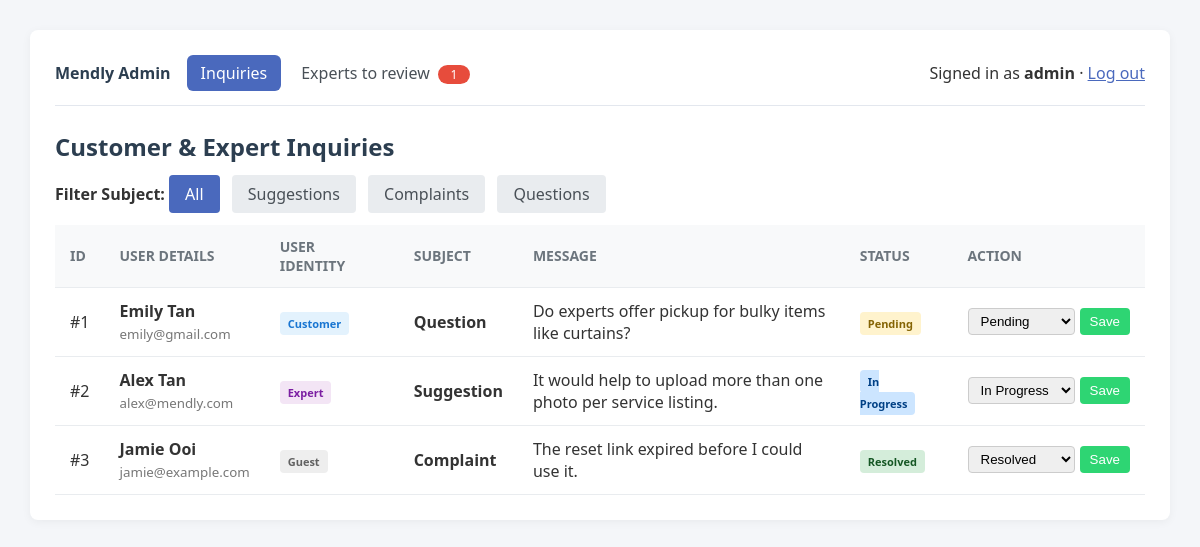
The app's page /admin/inquiries.php (signed in) with its own data.
### tables this page shows
CREATE TABLE inquiries (
    inquiry_id   INT AUTO_INCREMENT PRIMARY KEY,
    full_name    VARCHAR(100) NOT NULL,
    email        VARCHAR(100) NOT NULL,
    user_type    ENUM('Guest', 'Customer', 'Expert') NOT NULL DEFAULT 'Guest',
    subject_type ENUM('Suggestion', 'Complaint', 'Question') NOT NULL,
    message      TEXT NOT NULL,
    status       ENUM('Pending', 'In Progress', 'Resolved') NOT NULL DEFAULT 'Pending',
    created_at   TIMESTAMP DEFAULT CURRENT_TIMESTAMP
);

### includes/helpers.php (called while the page is built, shortened)
<?php
function asset(string $path): string
{
    $file    = dirname(__DIR__) . '/' . ltrim($path, '/');
    $version = is_file($file) ? filemtime($file) : 0;
    return e($path . ($version ? '?v=' . $version : ''));
}
function e($value): string
{
    return htmlspecialchars((string) ($value ?? ''), ENT_QUOTES, 'UTF-8');
}

### admin/inquiries.php (the view, shortened to what this page needs)
<?php
require_once __DIR__ . '/../includes/db.php';
$filterType = $_GET['type'] ?? 'All';
if ($filterType !== 'All' && in_array($filterType, ['Suggestion', 'Complaint', 'Question'])) {
    $stmt = mysqli_prepare($conn, "SELECT * FROM inquiries WHERE subject_type = ? ORDER BY created_at DESC");
    mysqli_stmt_bind_param($stmt, "s", $filterType);
    mysqli_stmt_execute($stmt);
    $result = mysqli_stmt_get_result($stmt);
} else {
    $result = mysqli_query($conn, "SELECT * FROM inquiries ORDER BY created_at DESC");
}
?>
<!DOCTYPE html>
<html lang="en">
<head>
    <link rel="stylesheet" href="../<?php echo asset('assets/css/admin.css'); ?>">
</head>
<body>
    <div class="container">
        <?php $adminPage = 'inquiries'; include __DIR__ . '/../includes/admin-nav.php'; ?>
        <h2>Customer &amp; Expert Inquiries</h2>
        <div class="filters">
            <strong>Filter Subject: </strong>
            <a href="inquiries.php?type=All" class="filter-btn <?= $filterType === 'All' ? 'active' : '' ?>">All</a>
            <a href="inquiries.php?type=Suggestion" class="filter-btn <?= $filterType === 'Suggestion' ? 'active' : '' ?>">Suggestions</a>
            <a href="inquiries.php?type=Complaint" class="filter-btn <?= $filterType === 'Complaint' ? 'active' : '' ?>">Complaints</a>
            <a href="inquiries.php?type=Question" class="filter-btn <?= $filterType === 'Question' ? 'active' : '' ?>">Questions</a>
        </div>
        <table>
            <thead>
                <tr>
                    <th>ID</th>
                    <th>User Details</th>
                    <th>User Identity</th>
                    <th>Subject</th>
                    <th>Message</th>
                    <th>Status</th>
                    <th>Action</th>
                </tr>
            </thead>
            <tbody>
                <?php if (mysqli_num_rows($result) > 0): ?>
                    <?php while ($row = mysqli_fetch_assoc($result)): ?>
                        <tr>
                            <td>#<?= $row['inquiry_id'] ?></td>
                            <td>
                                <strong><?= htmlspecialchars($row['full_name']) ?></strong><br>
                                <small style="color: #777;"><?= htmlspecialchars($row['email']) ?></small>
                            </td>
                            <td>
                                <span class="badge role-<?= strtolower($row['user_type']) ?>">
                                    <?= htmlspecialchars($row['user_type']) ?>
                                </span>
                            </td>
                            <td><strong><?= htmlspecialchars($row['subject_type']) ?></strong></td>
                            <td style="max-width: 300px;"><?= nl2br(htmlspecialchars($row['message'])) ?></td>
                            <td>
                                <span class="badge status-<?= str_replace(' ', '-', $row['status']) ?>">
                                    <?= htmlspecialchars($row['status']) ?>
                                </span>
                            </td>
                            <td>
                                <form method="POST" action="inquiries.php" style="display: flex; gap: 5px;">
                                    <select name="status">
                                        <option value="Pending" <?= $row['status'] === 'Pending' ? 'selected' : '' ?>>Pending</option>
                                        <option value="In Progress" <?= $row['status'] === 'In Progress' ? 'selected' : '' ?>>In Progress</option>
                                        <option value="Resolved" <?= $row['status'] === 'Resolved' ? 'selected' : '' ?>>Resolved</option>
                                    </select>
                                    <button type="submit" name="update_status" class="btn-update">Save</button>
                                </form>
                            </td>
                        </tr>
                    <?php endwhile; ?>
                <?php else: ?>
                    <tr>
                        <td colspan="7" style="text-align: center;">No inquiries found.</td>
                    </tr>
                <?php endif; ?>
            </tbody>
        </table>
    </div>
</body>
</html>

### assets/css/admin.css (style rules this page uses)
body { font-family: 'Segoe UI', Tahoma, Geneva, Verdana, sans-serif; margin: 30px; background: #f4f6f9; color: #333; }
.container { background: #fff; padding: 25px; border-radius: 8px; box-shadow: 0 2px 10px rgba(0, 0, 0, 0.05); }
h2 { margin-top: 0; color: #2c3e50; }
.filters { margin-bottom: 20px; }
.filter-btn { padding: 8px 16px; text-decoration: none; background: #e9ecef; color: #495057; border-radius: 4px; margin-right: 8px; font-weight: 500; }
.filter-btn.active { background: #4a69bd; color: #fff; }
table { width: 100%; border-collapse: collapse; margin-top: 15px; }
th, td { padding: 12px 15px; border-bottom: 1px solid #e9ecef; text-align: left; }
th { background: #f8f9fa; color: #6c757d; font-size: 14px; text-transform: uppercase; }
.badge { padding: 4px 8px; border-radius: 4px; font-size: 11px; font-weight: bold; }
.role-customer { background: #e3f2fd; color: #1976d2; }
.role-expert { background: #f3e5f5; color: #7b1fa2; }
.role-guest { background: #eee; color: #616161; }
.status-Pending { background: #fff3cd; color: #856404; }
.status-In-Progress { background: #cce5ff; color: #004085; }
.status-Resolved { background: #d4edda; color: #155724; }
select { padding: 4px 8px; border-radius: 4px; border: 1px solid #ccc; }
.btn-update { padding: 4px 10px; background: #2ed573; color: white; border: none; border-radius: 4px; cursor: pointer; }

### records on screen
inquiries: inquiry_id "1", full_name "Emily Tan", email "emily@gmail.com", user_type "Customer", subject_type "Question", message "Do experts offer pickup for bulky items like curtains?", status "Pending"
inquiries: inquiry_id "2", full_name "Alex Tan", email "alex@mendly.com", user_type "Expert", subject_type "Suggestion", message "It would help to upload more than one photo per service listing.", status "In Progress"
inquiries: inquiry_id "3", full_name "Jamie Ooi", email "jamie@example.com", user_type "Guest", subject_type "Complaint", message "The reset link expired before I could use it.", status "Resolved"

### other values on screen
$pendingExperts "1"
$_SESSION['admin_username'] "admin"
